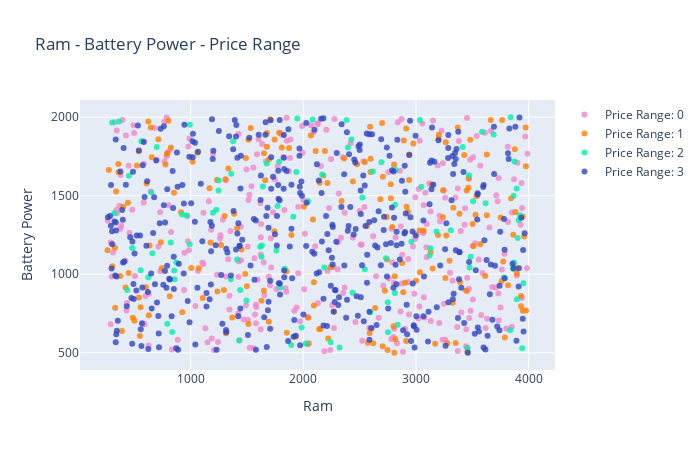

Notebook source saved alongside this figure:
### Code cell
df_pr_0 = df[df.price_range == 0]
df_pr_1 = df[df.price_range == 1]
df_pr_2 = df[df.price_range == 2]
df_pr_3 = df[df.price_range == 3]

trace1 = go.Scatter(
    y=df_pr_0.battery_power,
    x=df_pr_0.ram,
    mode="markers",
    name="Price Range: 0",
    marker=dict(color="rgba(240, 136, 200, 0.8)"),
    text=df_pr_0.price_range,
)

trace2 = go.Scatter(
    y=df_pr_1.battery_power,
    x=df_pr_1.ram,
    mode="markers",
    name="Price Range: 1",
    marker=dict(color="rgba(255, 128, 2, 0.8)"),
    text=df_pr_1.price_range,
)

trace3 = go.Scatter(
    y=df_pr_2.battery_power,
    x=df_pr_2.ram,
    mode="markers",
    name="Price Range: 2",
    marker=dict(color="rgba(0, 240, 170, 0.8)"),
    text=df_pr_2.price_range,
)

trace4 = go.Scatter(
    y=df_pr_3.battery_power,
    x=df_pr_3.ram,
    mode="markers",
    name="Price Range: 3",
    marker=dict(color="rgba(50, 70, 190, 0.8)"),
    text=df_pr_3.price_range,
)


data = [trace1, trace2, trace3, trace4]

layout = dict(
    title="Ram - Battery Power - Price Range",
    xaxis=dict(title="Ram", ticklen=5, zeroline=False),
    yaxis=dict(title="Battery Power", ticklen=5, zeroline=False),
    autosize=False,
    width=700,
    height=450,
)
fig = dict(data=data, layout=layout)

iplot(fig)

### Figure 1 — Plotly figure (JSON) as saved in the notebook; plotly's stock layout.template omitted (floating-point values rounded to 4 significant figures; data arrays with more than 128 entries replaced by an {"elided": "..."} marker saying what was removed)
{"data": [{"marker": {"color": "rgba(240, 136, 200, 0.8)"}, "mode": "markers", "name": "Price Range: 0", "text": {"elided": "300 int values"}, "type": "scatter", "x": {"elided": "300 int values"}, "y": {"elided": "300 int values"}}, {"marker": {"color": "rgba(255, 128, 2, 0.8)"}, "mode": "markers", "name": "Price Range: 1", "text": {"elided": "200 int values"}, "type": "scatter", "x": {"elided": "200 int values"}, "y": {"elided": "200 int values"}}, {"marker": {"color": "rgba(0, 240, 170, 0.8)"}, "mode": "markers", "name": "Price Range: 2", "text": [2, 2, 2, 2, 2, 2, 2, 2, 2, 2, 2, 2, 2, 2, 2, 2, 2, 2, 2, 2, 2, 2, 2, 2, 2, 2, 2, 2, 2, 2, 2, 2, 2, 2, 2, 2, 2, 2, 2, 2, 2, 2, 2, 2, 2, 2, 2, 2, 2, 2, 2, 2, 2, 2, 2, 2, 2, 2, 2, 2, 2, 2, 2, 2, 2, 2, 2, 2, 2, 2, 2, 2, 2, 2, 2, 2, 2, 2, 2, 2, 2, 2, 2, 2, 2, 2, 2, 2, 2, 2, 2, 2, 2, 2, 2, 2, 2, 2, 2, 2, 2], "type": "scatter", "x": [3476, 3895, 2396, 3893, 1773, 3506, 3873, 1495, 3485, 651, 3866, 3911, 439, 992, 2751, 563, 2083, 2187, 3902, 2524, 1357, 3456, 1641, 2322, 3862, 557, 2427, 625, 3836, 854, 2383, 926, 3048, 824, 874, 1617, 3309, 1786, 3128, 2243, 994, 2749, 793, 324, 366, 1228, 1413, 2617, 1798, 2693, 2437, 837, 2815, 1440, 3470, 1251, 3181, 1361, 1630, 3689, 3586, 3942, 1431, 2167, 1248, 1986, 1378, 2959, 1893, 1676, 1912, 1947, 2734, 3617, 3414, 482, 2813, 661, 2546, 3922, 1199, 3779, 3870, 858, 3840, 454, 3953, 1633, 3035, 966, 1761, 1938, 2820, 305, 2838, 2042, 700, 2593, 1835, 3121, 2023], "y": [1043, 841, 1807, 1546, 1434, 1464, 1718, 833, 1111, 1520, 1500, 1343, 900, 1190, 630, 1846, 1985, 1042, 1231, 1488, 968, 529, 1558, 533, 1037, 1025, 1858, 980, 644, 1024, 1981, 1380, 1557, 1201, 1074, 1175, 1280, 1715, 1165, 567, 1952, 822, 685, 1388, 1972, 1411, 1094, 1653, 916, 1712, 882, 632, 1442, 900, 1630, 1596, 1272, 1640, 1111, 1889, 1907, 529, 578, 1634, 1533, 660, 1847, 1206, 549, 1705, 1366, 1991, 1102, 1452, 1810, 1166, 881, 1134, 1031, 1376, 1391, 979, 1075, 968, 1999, 1626, 942, 1182, 1982, 1373, 1151, 1650, 1663, 1965, 679, 1465, 1809, 757, 1034, 1119, 559]}, {"marker": {"color": "rgba(50, 70, 190, 0.8)"}, "mode": "markers", "name": "Price Range: 3", "text": {"elided": "399 int values"}, "type": "scatter", "x": {"elided": "399 int values"}, "y": {"elided": "399 int values"}}], "layout": {"autosize": false, "height": 450, "title": {"text": "Ram - Battery Power - Price Range"}, "width": 700, "xaxis": {"autorange": true, "range": [18.23, 4234.0], "ticklen": 5, "title": {"text": "Ram"}, "type": "linear", "zeroline": false}, "yaxis": {"autorange": true, "range": [390.2, 2109.0], "ticklen": 5, "title": {"text": "Battery Power"}, "type": "linear", "zeroline": false}}}
